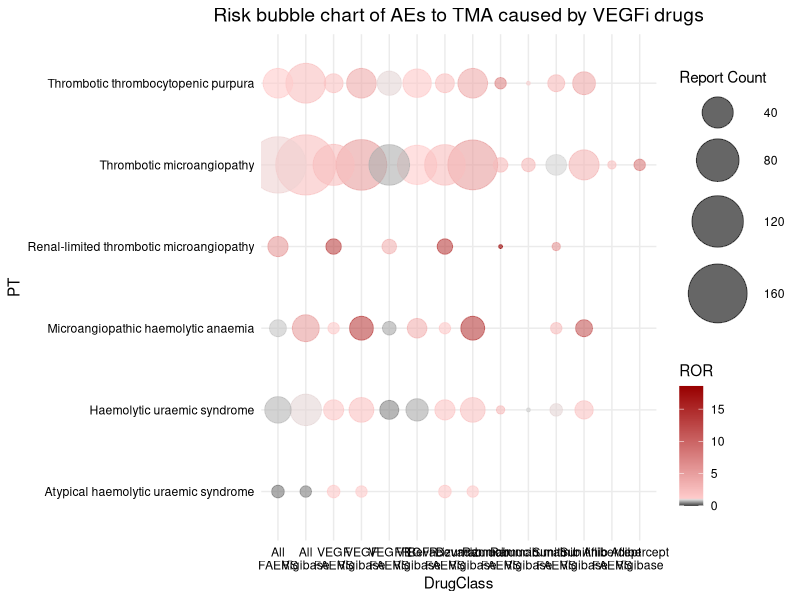

Write the R code that produced this figure.
library(ggplot2)
library(dplyr)
library(scales)
library(readxl)
library(openxlsx)
library(forcats)

data <- read.xlsx("Data_FA_Vi_TMA.xlsx")

data <- na.omit(data)

data$Drug_Database <- interaction(data$Drug, data$Database, sep = "\n")

light_gray <- "#d9d9d9"
dark_gray <- "#404040"
light_red <- "#ffcccc"
dark_red <- "#990000"

gray_colors <- colorRampPalette(c(dark_gray, light_gray))(5)
red_colors <- colorRampPalette(c(light_red, dark_red))(75)

min_value <- min(data$ROR[data$ROR > 0], na.rm = TRUE)
max_value <- max(data$ROR, na.rm = TRUE)
break_points <- c(0, 1, max_value)
values_rescaled <- scales::rescale(break_points)

ggplot(data, aes(x = fct_reorder(Drug_Database, Drug, .desc = TRUE), y = PT, size = a, color = ROR)) +
  geom_point(alpha = 0.6) +
  scale_size(range = c(1, 20), guide = "legend") +
  scale_color_gradientn(colors = c(gray_colors, red_colors), values = c(0, 0.5, 1), limits = c(0, max_value)) +
  labs(title = "Risk bubble chart of AEs to TMA caused by VEGFi drugs",
       x = "DrugClass",
       y = "PT",
       size = "Report Count",
       color = "ROR") +
  theme_minimal(base_family = "Helvetica") +
  theme(
    axis.text.x = element_text(angle = 0, hjust = 0.5, color = "black"),
    axis.text.y = element_text(color = "black"),
    axis.title = element_text(color = "black"),
    plot.title = element_text(color = "black", hjust = 0.5, size = 14),
    legend.text = element_text(color = "black"),
    legend.title = element_text(color = "black"),
    panel.background = element_blank(),
    plot.background = element_rect(fill = "white", colour = "white"),
    panel.grid.minor = element_blank()
  ) +
  guides(size = guide_legend(override.aes = list(color = "black")))+
  scale_x_discrete(limits = c("All\nFAERS", "All\nVigibase", "VEGF\nFAERS", "VEGF\nVigibase", "VEGFR\nFAERS", "VEGFR\nVigibase",
                              "Bevacizumab\nFAERS", "Bevacizumab\nVigibase", "Ramucirumab\nFAERS", "Ramucirumab\nVigibase", "Sunitinib\nFAERS", "Sunitinib\nVigibase", "Aflibercept\nFAERS","Aflibercept\nVigibase"))
